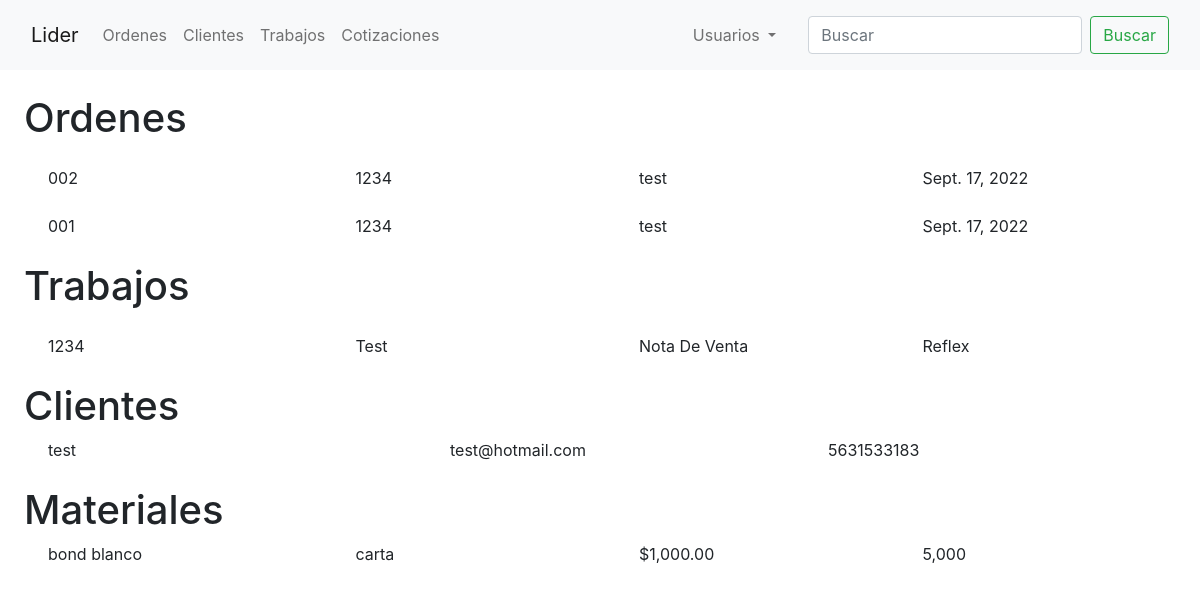
Screenshot of /busqueda/ with the database file from the repository.
### orders/models.py (models this page shows, shortened)
class Order(models.Model):
    customer = models.ForeignKey(Customer, on_delete=models.CASCADE)
    lider_id = models.ForeignKey(Lider, on_delete=models.CASCADE)
    date_ordered = models.DateField('Fecha ordenada', auto_now=True)
    expected_delivery_date = models.DateField('Fecha esperada de Entrega', auto_now=True)
    quantity_ordered = models.PositiveIntegerField(verbose_name='Cantidad Solicitada', default=0)
    complete = models.BooleanField(verbose_name='Terminado', default=False)
    delivered = models.BooleanField(verbose_name='entregado', default=False)
    paid = models.BooleanField(verbose_name='pagado', default=False)

class Lider(models.Model):
    lider_id = models.CharField('Numero de Lider', max_length=4,
                                validators=[RegexValidator(r'^\d{1,10}$')], primary_key=True)
    doc_description = models.CharField(verbose_name='Descripcion del documento',
                                       max_length=250, default='NOTA DE VENTA')
    customer = models.ForeignKey(Customer, on_delete=models.CASCADE, default='')
    doc_inks = models.CharField(max_length=14, choices=[('negra', 'NEGRA'),
                                                        ('reflex', 'AZUL REFLEX'),
                                                        ('rojo032', 'ROJO 032CV'),
                                                        ('naranjaDirecto', 'NARANJA DIRECTO')
                                                        ],
                                default='reflex')
    def __str__(self):
        return self.lider_id

class Customer(models.Model):
    name_company = models.CharField(verbose_name='Nombre/Empresa', max_length=50)
    email = models.EmailField(verbose_name='Correo', null=True)
    phone_number = models.CharField(verbose_name='Telefono', max_length=10, validators=[RegexValidator(r'^\d{1,10}$')])
    address = models.CharField(verbose_name='Domicilio', max_length=100, null=True)
    shipping = models.BooleanField(verbose_name='Entrega a domicilio')
    def __str__(self):
        return self.name_company

class Materials(models.Model):
    name = models.CharField(max_length=50, verbose_name='Nombre del Material')
    size = models.CharField(verbose_name='Medida', max_length=20, default='carta')
    quantity_ordered = models.IntegerField(verbose_name='Cantidad')
    price = models.FloatField(verbose_name='Precio')
    vat = models.CharField(max_length=4, choices=[('1.16', '16%'),
                                                  ('1.08', '8%'),
                                                  ('1', 'N/A')],
                           default=1.08)

### orders/views.py (the view)
# urls.py: path('busqueda/', search_view, name='search')
def search_view(request):
    if request.method == 'GET' and request.GET.get('q') != '':
        q = request.GET.get('q') if request.GET.get('q') is not None else ''
        orders = models.Order.objects.filter(Q(customer__name_company__icontains=q) |
                                      Q(lider_id__lider_id__icontains=q))
        customers = models.Customer.objects.filter(Q(name_company__icontains=q))
        lider = models.Lider.objects.filter(Q(lider_id__icontains=q) |
                                     Q(doc_description__icontains=q) |
                                     Q(doc_inks__icontains=q))
        material = models.Materials.objects.filter(Q(name__icontains=q))
        context = {
            'orders': orders.order_by('-id'),
            'customers': customers,
            'lider': lider,
            'materials': material,
        }
    else:
        context = {}
    return render(request, 'search.html', context)

### templates/search.html
{% extends 'base.html' %}
{% block content %}
    <div class="mx-4 my-4">
        {% if orders %}
            <h1>Ordenes</h1>
            {% for order in orders %}
                <div class="row my-4">
                    <a href="{% url 'order-detail' order.id %}" class="col mx-4 link-dark">{{ order.id | stringformat:'03d'}}</a>
                    <a href="{% url 'lider-detail' order.lider_id %}" class="col link-dark">{{ order.lider_id }}</a>
                    <a href="{% url 'customer-detail' order.customer.id %}" class="col link-dark">{{ order.customer }}</a>
                    <div class="col">{{ order.date_ordered }}</div>
                </div>
            {% endfor %}
        {% endif %}
        {% if lider %}
            <h1>Trabajos</h1>
            {% for l in lider %}
                <div class="row my-4">
                    <a href='{% url 'lider-detail' l.lider_id %}' class="col mx-4 link-dark">{{ l.lider_id }}</a>
                    <a href="{% url 'customer-detail' l.customer.id %}" class="col link-dark">{{ l.customer|title }}</a>
                    <div class="col">{{ l.doc_description|title}}</div>
                    <div class="col">{{ l.doc_inks|title }}</div>
                </div>
            {% endfor %}
        {% endif %}
        {% if customers %}
            <h1>Clientes</h1>
            {% for customer in customers %}
                <div class="row mb-4">
                    <a href="{% url 'customer-detail' customer.id %}" class="col mx-4 link-dark">{{ customer.name_company }}</a>
                    <div class="col">{{ customer.email }}</div>
                    <div class="col">{{ customer.phone_number}}</div>
                </div>
            {% endfor %}
        {% endif %}
        {% if materials %}
            <h1>Materiales</h1>
            {% for material in materials %}
                <div class="row mb-4">
                    <a href="{% url 'material-detail' material.id %}" class="col mx-4 link-dark">{{ material.name }}</a>
                    <div class="col">{{ material.size }}</div>
                    <div class="col">${{ material.price|floatformat:"2g"}}</div>
                    <div class="col">{{ material.quantity_ordered|floatformat:"g"}}</div>
                </div>
            {% endfor %}
        {% endif %}
    </div>
{% endblock %}

### rows the page displays
Order: id "002", lider_id "1234", customer "test", date_ordered "Sept. 17, 2022"
Order: id "001", lider_id "1234", customer "test", date_ordered "Sept. 17, 2022"
Lider: lider_id "1234", customer "Test", doc_description "Nota De Venta", doc_inks "Reflex"
Customer: name_company "test", email "test@hotmail.com", phone_number "5631533183"
Materials: name "bond blanco", size "carta", price "1,000.00", quantity_ordered "5,000"
